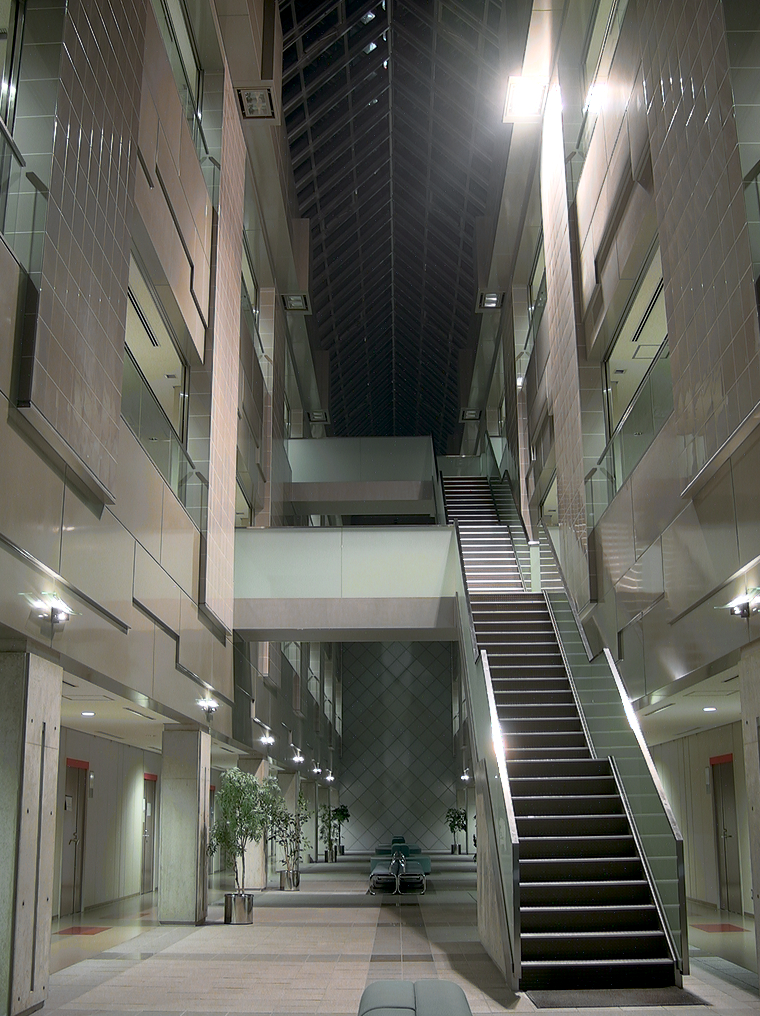
#> input picture advanced/HW07/source/AtriumNight.png, 760 x 1016 px; its folder holds 4 pictures in this run
$ python 4_GIE_meausre_note.py
#> lines starting #> are read from the running program, lines starting #| are printed output that depends on the picture
# VOH_res.csv
import cv2 # opencv library read img operations
import numpy as np # array operations
import os # use directory & join path

def calculate_voh(image, bins):
    voh_channels = []

    for channel in range(image.shape[2]):
        # Extract the channel from the image
        channel_image = image[:,:,channel]

        # Calculate the histogram
        hist = cv2.calcHist([channel_image], [0], None, [bins], [0, 256])

        # Calculate the variance of the histogram
        variance = np.var(hist)

        # # Calculate the mean of the histogram
        # mean = np.mean(hist)

        # # Calculate the squared differences from the mean
        # squared_diffs = (hist - mean) ** 2

        # # Calculate the variance of the histogram
        # voh = np.mean(squared_diffs)

        voh_channels.append(variance)

    return voh_channels


if __name__ == '__main__':
    DATASRC = 'source/'
    DATATRG = 'encrypt/'
    # Set the number of bins for the histogram
    bins = 256
    # 抓目錄下所有圖檔檔名
    src_name = os.listdir(DATASRC)
    for i in range (len(src_name)):

        # 圖片完整路徑
        src_path = DATASRC + src_name[i]
        print(src_path)

        # Load the image
        src_decimal_bgr = cv2.imread(src_path, cv2.IMREAD_COLOR)
#> src_decimal_bgr is the input picture: shape (1016, 760, 3); mean B, G, R 91, 98.9, 99.5
        # Convert the image to grayscale
        src_dec_gray = cv2.cvtColor(src_decimal_bgr, cv2.COLOR_BGR2GRAY)
        sub1 = src_decimal_bgr[:, :, 0] - src_dec_gray
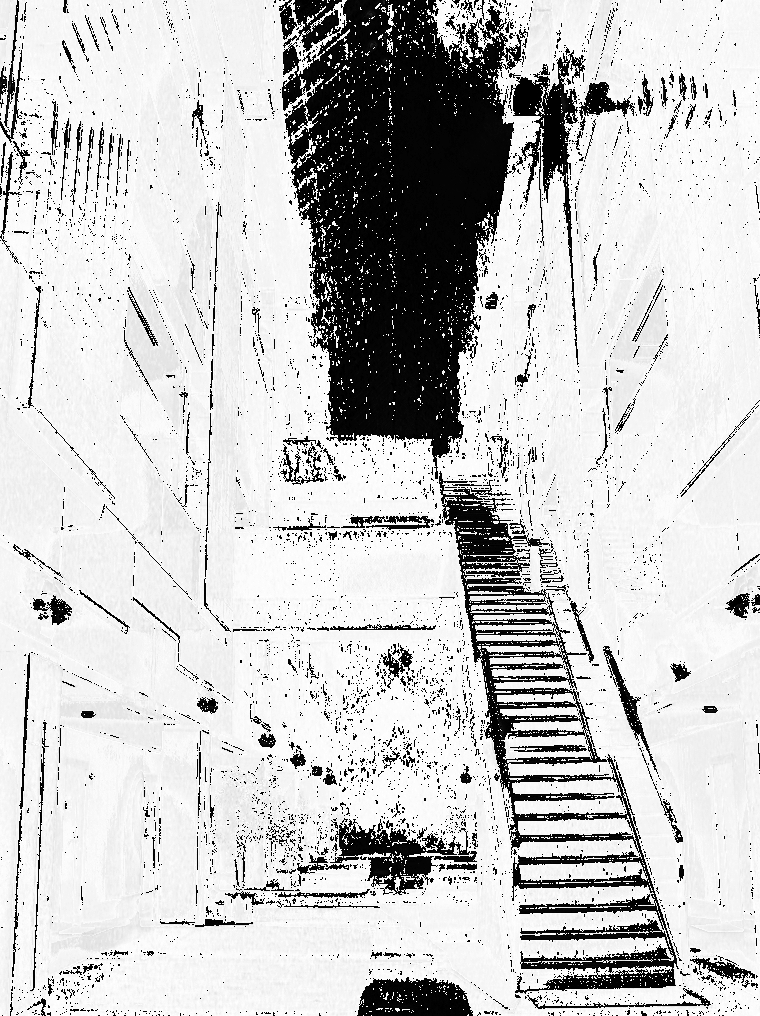
#> sub1: shape (1016, 760); min 0, max 255, mean 200.7
        sub2 = src_decimal_bgr[:, :, 1] - src_dec_gray
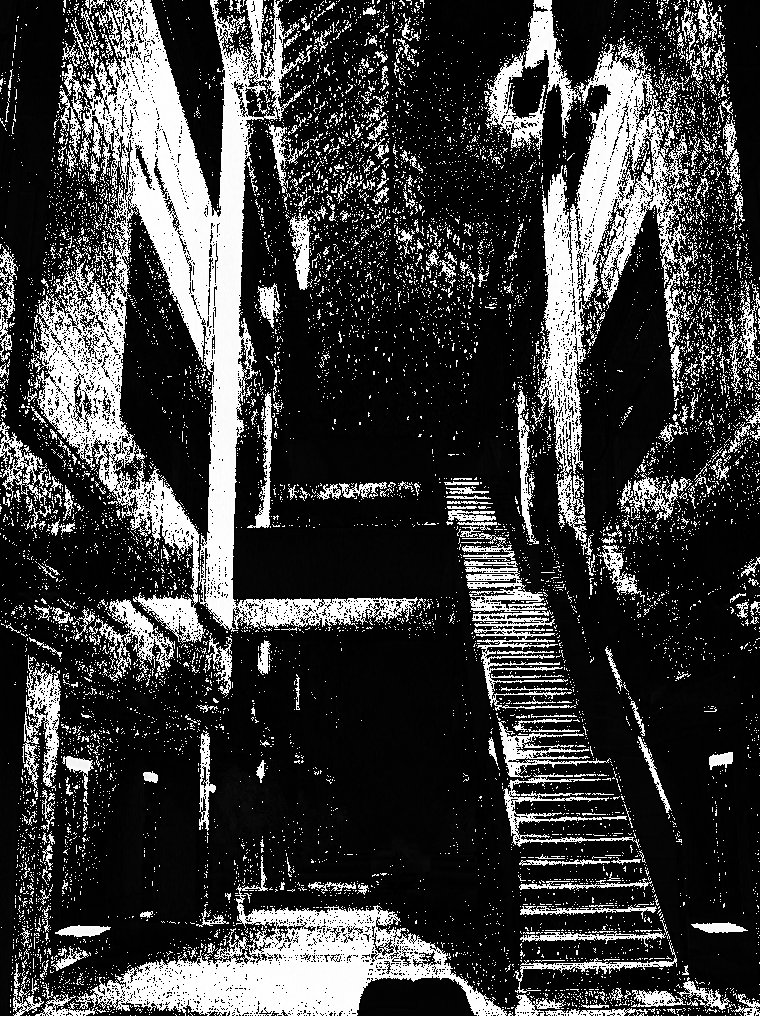
#> sub2: shape (1016, 760); min 0, max 255, mean 61.2
        sub3 = src_decimal_bgr[:, :, 2] - src_dec_gray
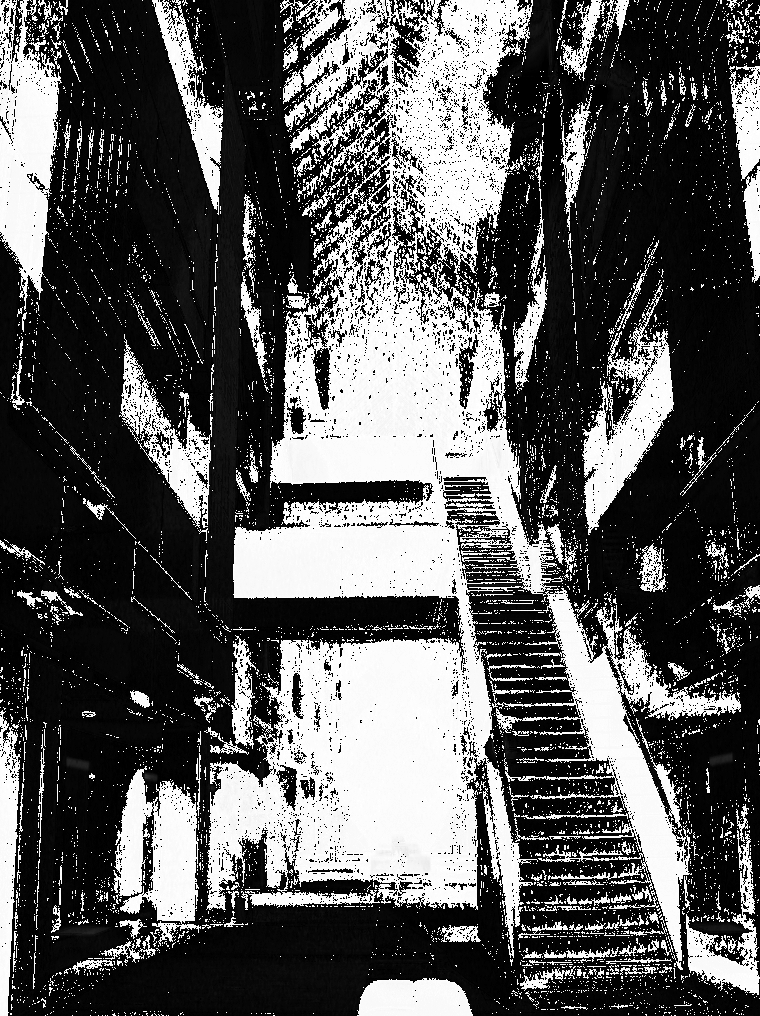
#> sub3: shape (1016, 760); min 0, max 255, mean 89.8
        #判斷sub中的每个值是不是都等於0
        if((sub1 == 0).all() and (sub2 == 0).all() and (sub3 == 0).all()):
            K=8
            print("The image is grayscale")
        else:
            K=24
            print("The image is color")

        # 原為 BGR 轉為 RGB
        src_decimal_rgb = cv2.cvtColor(src_decimal_bgr,cv2.COLOR_BGR2RGB)

        # Calculate the VOH for each channel
        voh_channels = calculate_voh(src_decimal_rgb, bins)
#> the loop in calculate_voh, `for channel in range(image.shape[2]):` made 3 passes
#> variance on passes 1 to 3: 5375724, 5610355.5, 7012235
#> pass 1, in calculate_voh, `channel_image = image[:,:,channel]`:
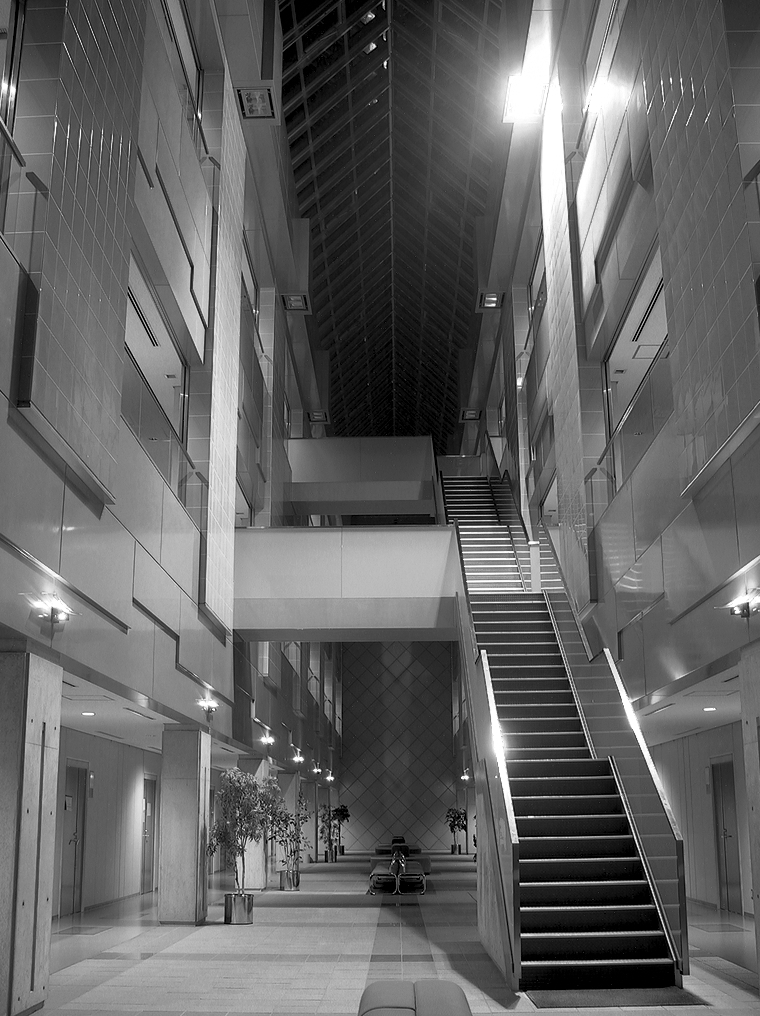
#> channel_image: shape (1016, 760); min 0, max 255, mean 99.5
#> pass 3, in calculate_voh, `channel_image = image[:,:,channel]`:
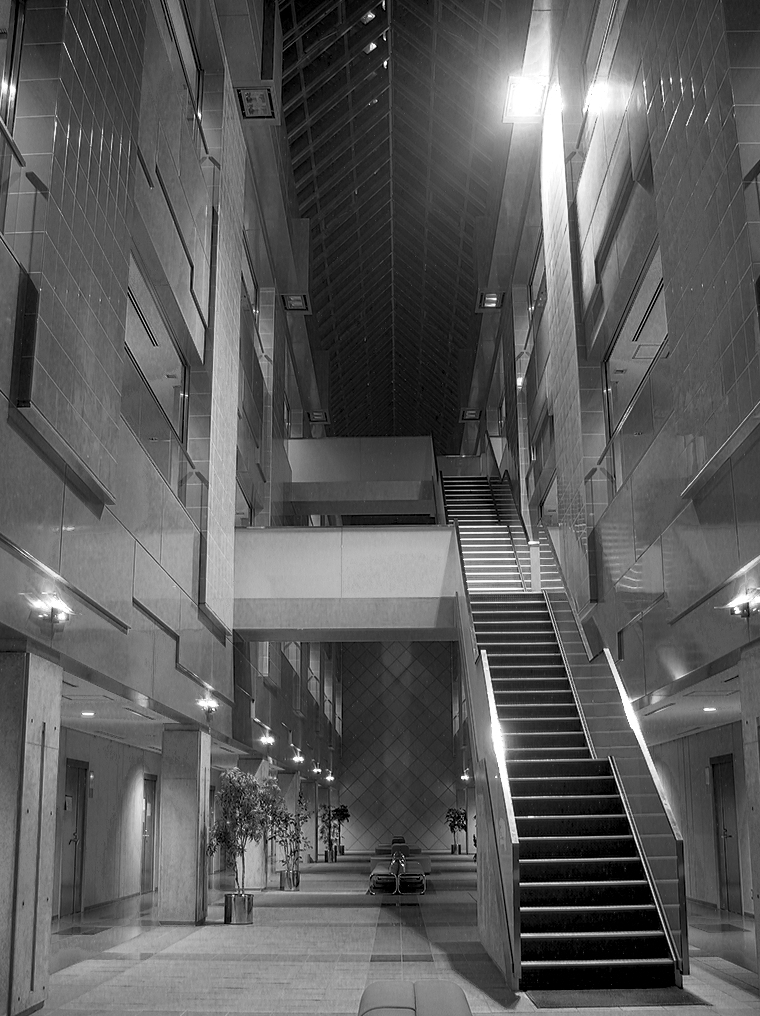
#> channel_image: shape (1016, 760); min 0, max 255, mean 91
#> after the loop in calculate_voh, `for channel in range(image.shape[2]):`: voh_channels = [5375724, 5610355.5, 7012235]
#> voh_channels = [5375724, 5610355.5, 7012235]
        print("VOH for R channel:", voh_channels[0])
#| VOH for R channel: 5375724.0
        print("VOH for G channel:", voh_channels[1])
#| VOH for G channel: 5610355.5
        print("VOH for B channel:", voh_channels[2])
#| VOH for B channel: 7012235.0
#> pass 3 of the loop `for i in range (len(src_name)):`:
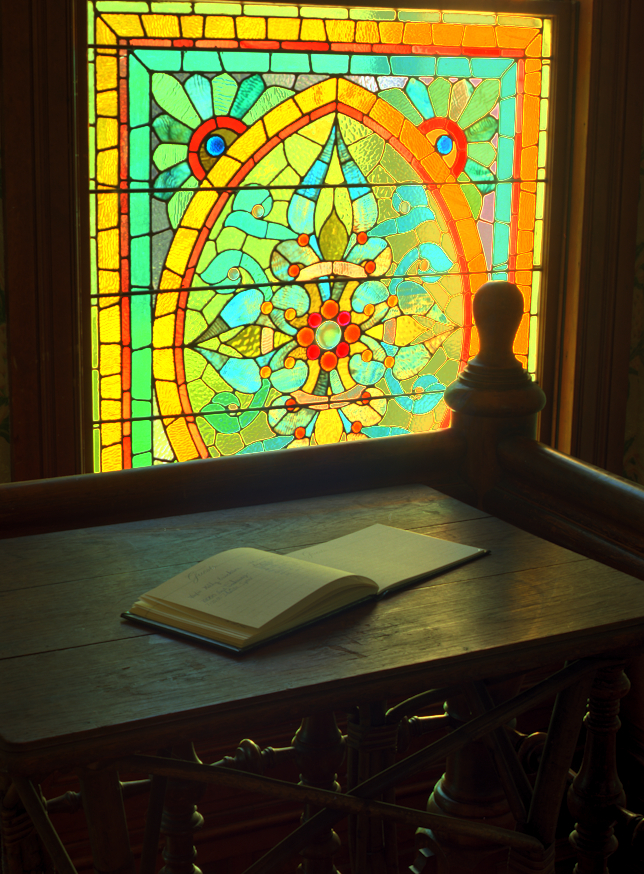
#> input picture advanced/HW07/source/Desk_oBA2.png, 644 x 874 px
#> src_decimal_bgr is the input picture: shape (874, 644, 3); mean B, G, R 38.9, 86.1, 88.4
#> src_dec_gray: shape (874, 644)
#> sub1: shape (874, 644)
#> sub2: shape (874, 644)
#> sub3: shape (874, 644)
#> src_decimal_rgb: shape (874, 644, 3)
#> the loop in calculate_voh (call 3), `for channel in range(image.shape[2]):` made 3 passes
#> variance on passes 1 to 3: 12428290, 10931798, 20967898
#> pass 1, in calculate_voh (call 3), `channel_image = image[:,:,channel]`:
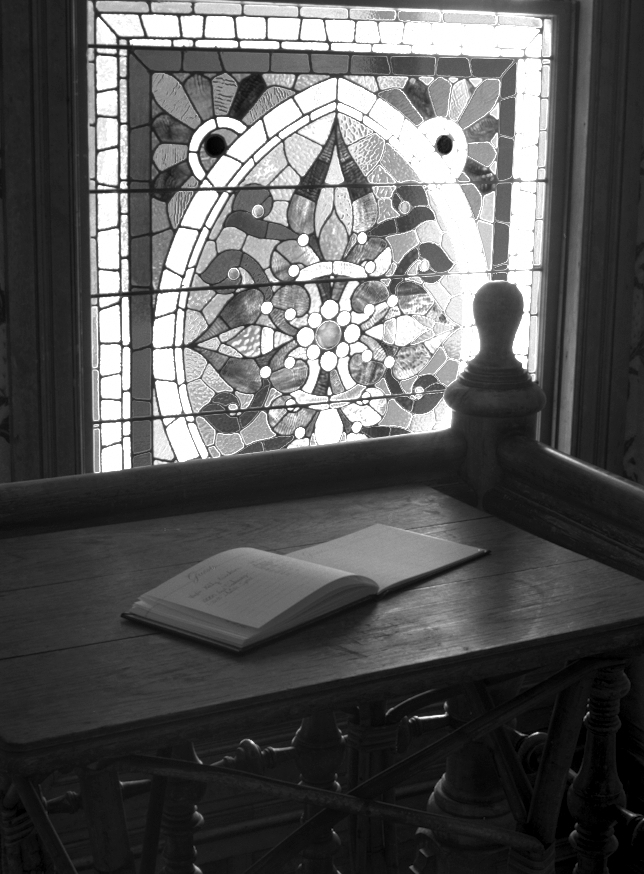
#> channel_image: shape (874, 644); min 0, max 255, mean 88.4
#> pass 3, in calculate_voh (call 3), `channel_image = image[:,:,channel]`:
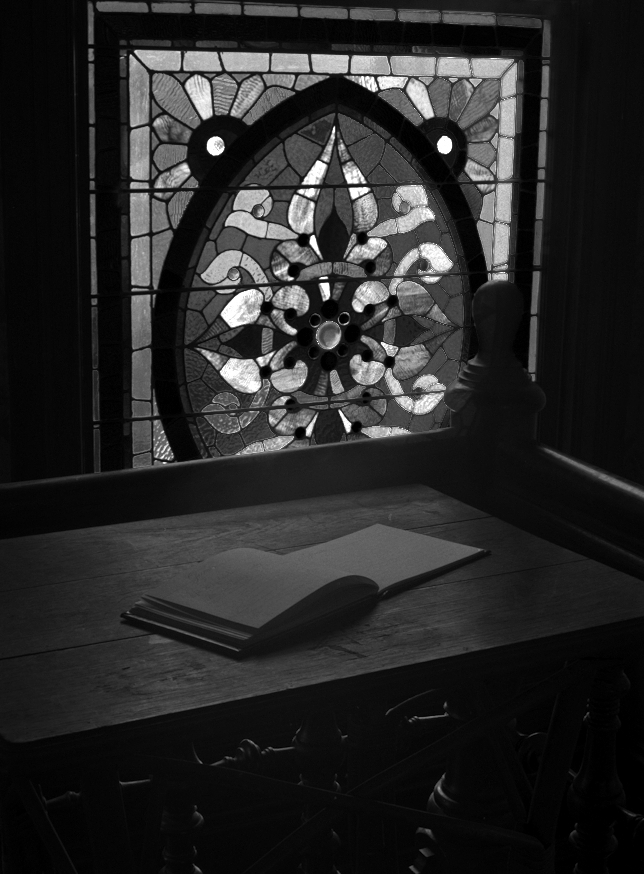
#> channel_image: shape (874, 644); min 0, max 255, mean 38.9
#> after the loop in calculate_voh (call 3), `for channel in range(image.shape[2]):`: voh_channels = [12428290, 10931798, 20967898]
#| VOH for R channel: 12428290.0
#| VOH for G channel: 10931798.0
#| VOH for B channel: 20967898.0
#> the loop made 4 passes; the first 3 are shown

import cv2
import numpy as np

# Load the plain image and the encrypted image
plain_image = cv2.imread("plain_image.jpg")
encrypted_image = cv2.imread("encrypted_image.jpg")

# Split the plain image and the encrypted image into RGB channels
plain_channels = cv2.split(plain_image)
#> plain_channels = ()
encrypted_channels = cv2.split(encrypted_image)
#> encrypted_channels = ()

# Initialize variables to store histograms and entropies
plain_histograms = []
encrypted_histograms = []
plain_entropies = []
encrypted_entropies = []

# Calculate the histogram for each channel of the plain image
for channel in plain_channels:
    plain_hist = cv2.calcHist([channel], [0], None, [256], [0, 256])
    plain_histograms.append(plain_hist)
#> this loop made 0 passes
#> after the loop, plain_histograms = []

# Calculate the histogram for each channel of the encrypted image
for channel in encrypted_channels:
    encrypted_hist = cv2.calcHist([channel], [0], None, [256], [0, 256])
    encrypted_histograms.append(encrypted_hist)
#> after the loop, encrypted_histograms = []

# Normalize the histograms for both images
#> (the run stopped early here; a loop or call above may not have finished)
